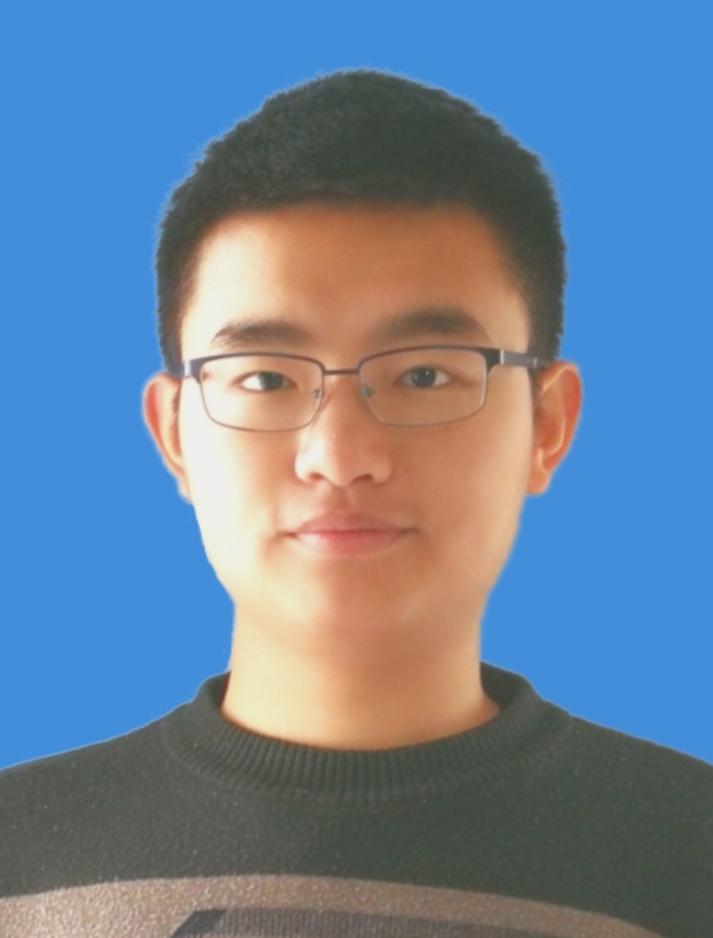
#> input picture src/image/liuxiang.jpg, 713 x 938 px, found by its file name
$ jupyter execute '超大图像二值化.ipynb'
#> lines starting #> are read from the running program, lines starting #| are printed output that depends on the picture; after the words box and inside, x2 and y2 are one past the last pixel; in counts of white or black regions, pixels touching at a corner belong together
#> further down, src is the input picture: shape (938, 713, 3); mean B, G, R 152.8, 129.6, 107.8
[cell 1]
import cv2 as cv
import numpy as np

# 将大图片拆分成小图片后再用自适应局部阈值比较好
# 因为超大图像一般都是几千万或者几亿像素。1000*1000像素也才100万像素。
# 对于超大像素而言，一个窗口根本显示不了那么多像素。要么就压缩才能显示。
def big_image_binary(image):
    print(image.shape)
#| (938, 713, 3)
    cw = 256
    ch = 256
    h,w = image.shape[:2]
#> h = 938; w = 713
    gray = cv.cvtColor(image, cv.COLOR_BGR2GRAY)
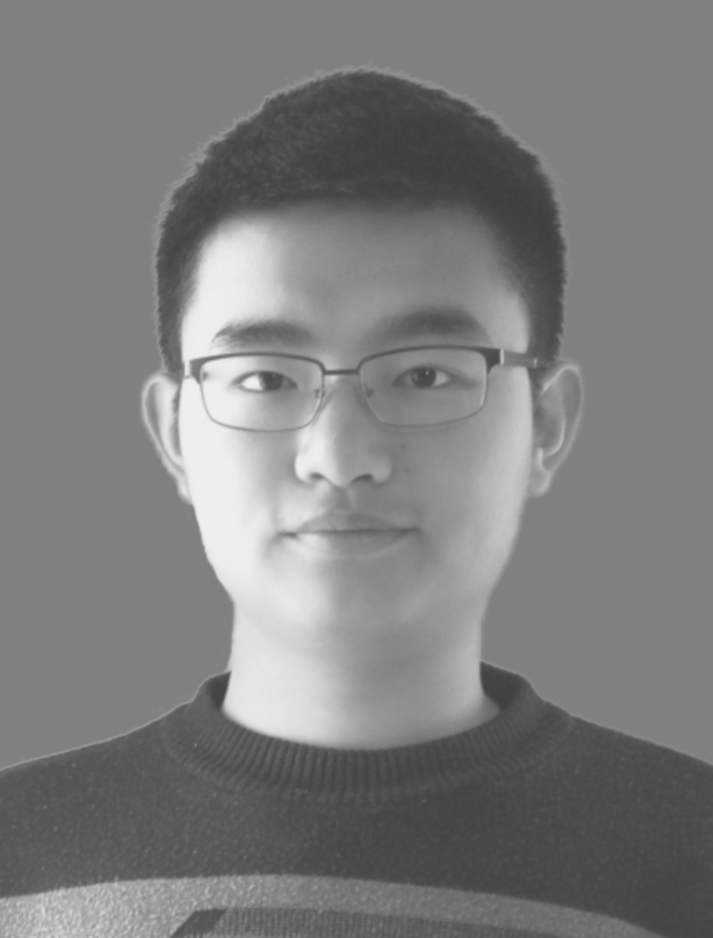
#> gray: shape (938, 713); min 61, max 242, mean 125.7

    # 将一张图片每隔ch * cw分成一份
    for row in range(0, h, ch):
        for col in range(0, w, cw):
            roi = gray[row:row+ch, col:col+cw]  #获取分块
            print(np.std(roi), np.mean(roi))
            dev = np.std(roi)

            if dev < 15:
            # 如果像素的标准差小于某一阈值 我们就理解这个区域的图像变化不大,即黑白区间不明显，我们全部赋值为255
                gray[row:row+ch, col:col+cw] = 255
            else:
            # 全局阈值方法：
                ret, dst = cv.threshold(roi, 0, 255, cv.THRESH_BINARY | cv.THRESH_OTSU)

            # 局部阈值方法：
            # dst = cv.adaptiveThreshold(roi, 255, cv.ADAPTIVE_THRESH_GAUSSIAN_C, cv.THRESH_BINARY, 127, 20)

                gray[row:row+ch, col:col+cw] = dst
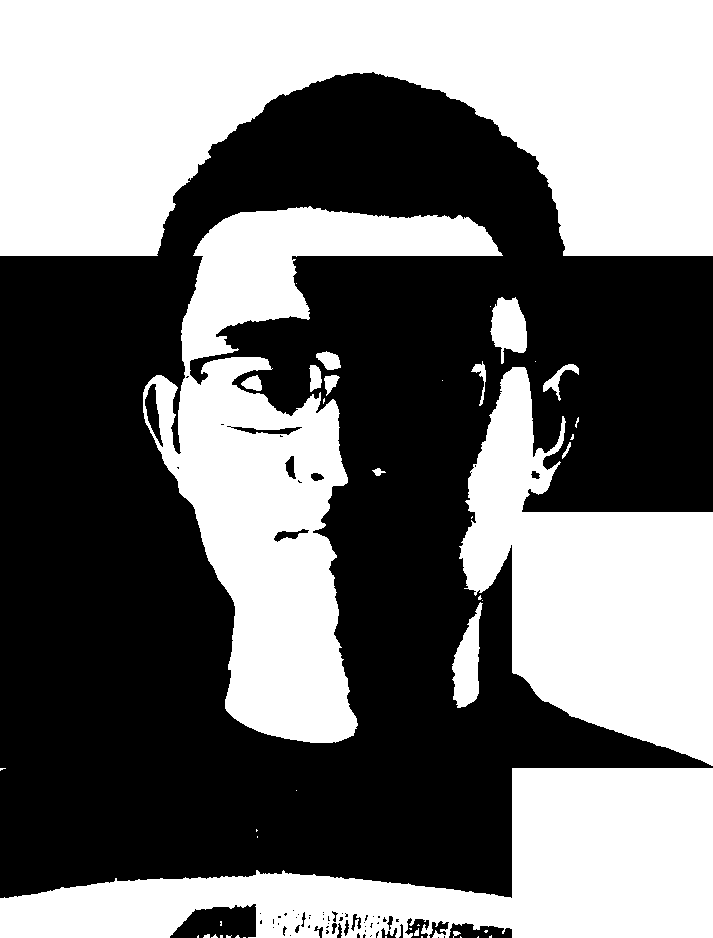
#> gray: shape (938, 713); 46.7% white; 46 white regions (28 under 20 px), largest, box (x1, y1, x2, y2) and area: (0, 0, 713, 256) 127343, (143, 206, 503, 743) 67442, (0, 768, 713, 938) 58245
#> roi: shape (170, 201); every value is 255

    cv.imwrite("/home/anaconda/桌面/自学OpenCV/src/image/liuxiang_缩小.jpg",gray)

print("------------Hello Python----------")

src = cv.imread("/home/anaconda/桌面/自学OpenCV/src/image/liuxiang.jpg")

#cv.namedWindow("input image", cv.WINDOW_AUTOSIZE)
#cv.imshow("original image",src)

big_image_binary(src)

cv.waitKey(0)
cv.destroyAllWindows()
